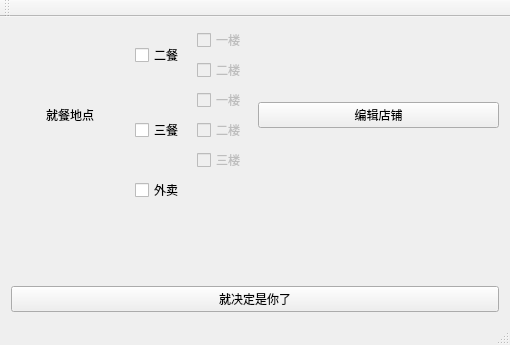
<?xml version="1.0" encoding="UTF-8"?>
<ui version="4.0">
 <class>MainWindow</class>
 <widget class="QMainWindow" name="MainWindow">
  <property name="geometry">
   <rect>
    <x>0</x>
    <y>0</y>
    <width>510</width>
    <height>345</height>
   </rect>
  </property>
  <property name="windowTitle">
   <string>吃啥啊</string>
  </property>
  <widget class="QWidget" name="centralWidget">
   <layout class="QHBoxLayout" name="horizontalLayout_6">
    <item>
     <layout class="QVBoxLayout" name="verticalLayout_8">
      <item>
       <layout class="QHBoxLayout" name="horizontalLayout_5">
        <item>
         <layout class="QHBoxLayout" name="horizontalLayout_3">
          <item alignment="Qt::AlignHCenter">
           <widget class="QLabel" name="label">
            <property name="text">
             <string>就餐地点</string>
            </property>
           </widget>
          </item>
          <item>
           <layout class="QVBoxLayout" name="verticalLayout_3">
            <item>
             <layout class="QHBoxLayout" name="horizontalLayout_2">
              <item>
               <widget class="QCheckBox" name="checkBox_2">
                <property name="enabled">
                 <bool>true</bool>
                </property>
                <property name="text">
                 <string>二餐</string>
                </property>
                <property name="checkable">
                 <bool>true</bool>
                </property>
                <property name="checked">
                 <bool>false</bool>
                </property>
               </widget>
              </item>
              <item>
               <layout class="QVBoxLayout" name="verticalLayout_2">
                <item>
                 <widget class="QCheckBox" name="checkBox_2_1">
                  <property name="enabled">
                   <bool>false</bool>
                  </property>
                  <property name="text">
                   <string>一楼</string>
                  </property>
                 </widget>
                </item>
                <item>
                 <widget class="QCheckBox" name="checkBox_2_2">
                  <property name="enabled">
                   <bool>false</bool>
                  </property>
                  <property name="text">
                   <string>二楼</string>
                  </property>
                 </widget>
                </item>
               </layout>
              </item>
             </layout>
            </item>
            <item>
             <layout class="QHBoxLayout" name="horizontalLayout">
              <item>
               <widget class="QCheckBox" name="checkBox_3">
                <property name="text">
                 <string>三餐</string>
                </property>
               </widget>
              </item>
              <item>
               <layout class="QVBoxLayout" name="verticalLayout">
                <item>
                 <widget class="QCheckBox" name="checkBox_3_1">
                  <property name="enabled">
                   <bool>false</bool>
                  </property>
                  <property name="text">
                   <string>一楼</string>
                  </property>
                 </widget>
                </item>
                <item>
                 <widget class="QCheckBox" name="checkBox_3_2">
                  <property name="enabled">
                   <bool>false</bool>
                  </property>
                  <property name="text">
                   <string>二楼</string>
                  </property>
                 </widget>
                </item>
                <item>
                 <widget class="QCheckBox" name="checkBox_3_3">
                  <property name="enabled">
                   <bool>false</bool>
                  </property>
                  <property name="text">
                   <string>三楼</string>
                  </property>
                 </widget>
                </item>
               </layout>
              </item>
             </layout>
            </item>
            <item>
             <widget class="QCheckBox" name="checkBox_WM">
              <property name="enabled">
               <bool>true</bool>
              </property>
              <property name="text">
               <string>外卖</string>
              </property>
              <property name="checked">
               <bool>false</bool>
              </property>
             </widget>
            </item>
           </layout>
          </item>
         </layout>
        </item>
        <item>
         <layout class="QVBoxLayout" name="verticalLayout_6">
          <item>
           <layout class="QHBoxLayout" name="horizontalLayout_4">
            <item>
             <layout class="QVBoxLayout" name="verticalLayout_4">
              <item>
               <widget class="QPushButton" name="btn_ItemsV">
                <property name="text">
                 <string>编辑店铺</string>
                </property>
               </widget>
              </item>
             </layout>
            </item>
           </layout>
          </item>
         </layout>
        </item>
       </layout>
      </item>
      <item>
       <layout class="QVBoxLayout" name="verticalLayout_7">
        <item>
         <widget class="QLabel" name="lab_res">
          <property name="enabled">
           <bool>true</bool>
          </property>
          <property name="font">
           <font>
            <pointsize>18</pointsize>
           </font>
          </property>
          <property name="text">
           <string/>
          </property>
          <property name="alignment">
           <set>Qt::AlignCenter</set>
          </property>
          <property name="wordWrap">
           <bool>false</bool>
          </property>
         </widget>
        </item>
        <item>
         <widget class="QPushButton" name="btn_start">
          <property name="text">
           <string>就决定是你了</string>
          </property>
         </widget>
        </item>
       </layout>
      </item>
     </layout>
    </item>
   </layout>
  </widget>
  <widget class="QToolBar" name="mainToolBar">
   <attribute name="toolBarArea">
    <enum>TopToolBarArea</enum>
   </attribute>
   <attribute name="toolBarBreak">
    <bool>false</bool>
   </attribute>
  </widget>
  <widget class="QStatusBar" name="statusBar"/>
 </widget>
 <layoutdefault spacing="6" margin="11"/>
 <resources/>
 <connections/>
</ui>
